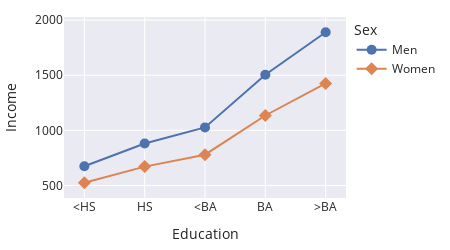

Notebook cell for this chart:
### Markdown cell above
This is a bit better, but we can make this difference even more clear using
vertical alignment.
Instead of bars, we'll use dots. Then, we can align the dots vertically
for each education level.

### Code cell
fig = px.line(earn, x='educ', y='income', color='gender', symbol='gender',
              labels=labels,
              markers=True,
              width=450, height=250)
fig.update_traces(marker=dict(size=10))
fig

### Figure 1 — Plotly figure (JSON) as saved in the notebook; plotly's stock layout.template omitted (floating-point values rounded to 4 significant figures)
{"data": [{"hovertemplate": "Sex=Men<br>Education=%{x}<br>Income=%{y}<extra></extra>", "legendgroup": "Men", "line": {"color": "rgb(76,114,176)", "dash": "solid"}, "marker": {"size": 10, "symbol": "circle"}, "mode": "markers+lines", "name": "Men", "orientation": "v", "showlegend": true, "type": "scatter", "x": ["<HS", "HS", "<BA", "BA", ">BA"], "xaxis": "x", "y": [674, 881, 1027, 1505, 1890], "yaxis": "y"}, {"hovertemplate": "Sex=Women<br>Education=%{x}<br>Income=%{y}<extra></extra>", "legendgroup": "Women", "line": {"color": "rgb(221,132,82)", "dash": "solid"}, "marker": {"size": 10, "symbol": "diamond"}, "mode": "markers+lines", "name": "Women", "orientation": "v", "showlegend": true, "type": "scatter", "x": ["<HS", "HS", "<BA", "BA", ">BA"], "xaxis": "x", "y": [525, 671, 779, 1135, 1426], "yaxis": "y"}], "layout": {"height": 250, "legend": {"title": {"text": "Sex"}, "tracegroupgap": 0}, "width": 450, "xaxis": {"anchor": "y", "autorange": true, "domain": [0, 1], "range": [-0.3373, 4.337], "title": {"text": "Education"}, "type": "category"}, "yaxis": {"anchor": "x", "autorange": true, "domain": [0, 1], "range": [387.3, 2028.0], "title": {"text": "Income"}, "type": "linear"}}}
